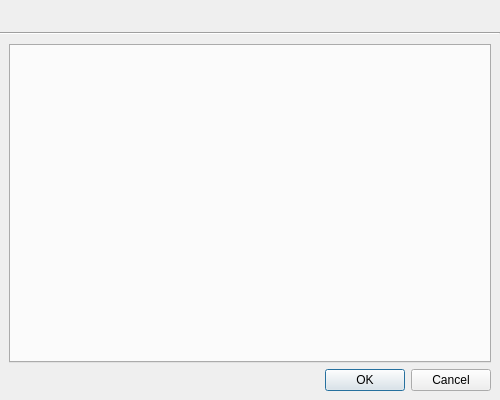
<?xml version="1.0" encoding="UTF-8"?>
<ui version="4.0">
 <class>PropertiesDialog</class>
 <widget class="QDialog" name="PropertiesDialog">
  <property name="geometry">
   <rect>
    <x>0</x>
    <y>0</y>
    <width>500</width>
    <height>400</height>
   </rect>
  </property>
  <property name="windowTitle">
   <string>Edit Properties</string>
  </property>
  <layout class="QVBoxLayout" name="topLayout" stretch="0,0,1">
   <property name="spacing">
    <number>0</number>
   </property>
   <property name="margin">
    <number>0</number>
   </property>
   <item>
    <widget class="XmlUi::GradientWidget" name="promptWidget" native="true">
     <layout class="QHBoxLayout" name="promptLayout" stretch="0,1">
      <property name="spacing">
       <number>10</number>
      </property>
      <item>
       <widget class="QLabel" name="promptPixmap"/>
      </item>
      <item>
       <widget class="QLabel" name="promptLabel">
        <property name="wordWrap">
         <bool>true</bool>
        </property>
       </widget>
      </item>
     </layout>
    </widget>
   </item>
   <item>
    <widget class="Line" name="line">
     <property name="orientation">
      <enum>Qt::Horizontal</enum>
     </property>
    </widget>
   </item>
   <item>
    <widget class="QWidget" name="mainWidget" native="true">
     <layout class="QVBoxLayout" name="mainLayout">
      <item>
       <widget class="QTabWidget" name="tabWidget"/>
      </item>
      <item>
       <widget class="QDialogButtonBox" name="buttonBox">
        <property name="orientation">
         <enum>Qt::Horizontal</enum>
        </property>
        <property name="standardButtons">
         <set>QDialogButtonBox::Cancel|QDialogButtonBox::Ok</set>
        </property>
       </widget>
      </item>
     </layout>
    </widget>
   </item>
  </layout>
 </widget>
 <customwidgets>
  <customwidget>
   <class>XmlUi::GradientWidget</class>
   <extends>QWidget</extends>
   <header>xmlui/gradientwidget.h</header>
   <container>1</container>
  </customwidget>
 </customwidgets>
 <tabstops>
  <tabstop>tabWidget</tabstop>
  <tabstop>buttonBox</tabstop>
 </tabstops>
 <resources/>
 <connections>
  <connection>
   <sender>buttonBox</sender>
   <signal>rejected()</signal>
   <receiver>PropertiesDialog</receiver>
   <slot>reject()</slot>
   <hints>
    <hint type="sourcelabel">
     <x>295</x>
     <y>288</y>
    </hint>
    <hint type="destinationlabel">
     <x>286</x>
     <y>274</y>
    </hint>
   </hints>
  </connection>
  <connection>
   <sender>buttonBox</sender>
   <signal>accepted()</signal>
   <receiver>PropertiesDialog</receiver>
   <slot>accept()</slot>
   <hints>
    <hint type="sourcelabel">
     <x>227</x>
     <y>282</y>
    </hint>
    <hint type="destinationlabel">
     <x>157</x>
     <y>274</y>
    </hint>
   </hints>
  </connection>
 </connections>
</ui>
